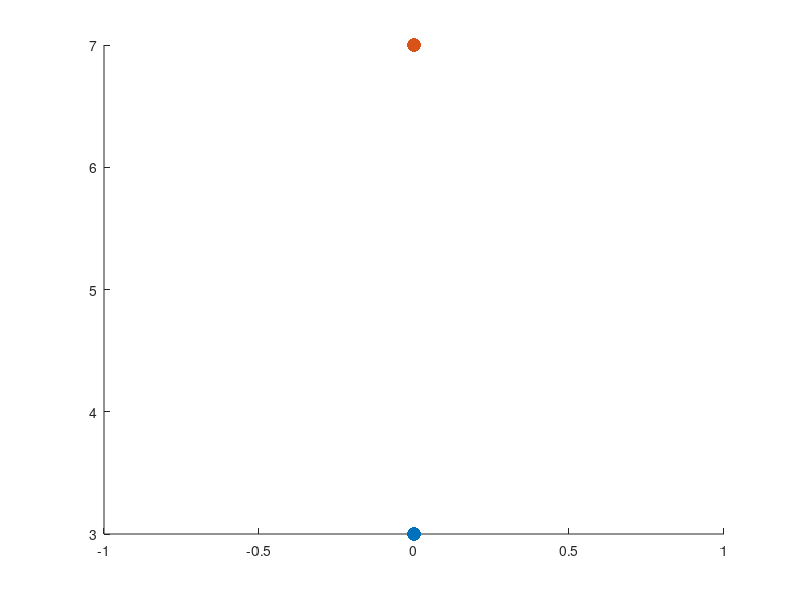

This chart was generated by the following MATLAB code: (Note: this script raises an error after producing the figure.)
%% DESCRIPTION
% this version gives the right alpha1 and alpha2 for actual control, but
% the graph of this one doesn't corretly show the rotation of second stage,
% which will needs further modification

% the logic of code of this version is not very good, it considers [90,180]
% and [0,90] rotations as two different type. This is being improved in
% trajectory_clean_version.m where rotates [0,90] repeatedly to achieve all
% the angles



%% clean
clear all
clc


%% User INPUT

% start pose
start_angle = 0;
start_pose = [0, 3];

% goal pose, assume x = 0 all the time
goal_angle = 180; 
if goal_angle > 180 && goal_angle <= 360
    goal_angle = goal_angle - 360; % rotate anticlockwise
elseif goal_angle > 360
    disp("Invalid angle input. Enter an angle that's within [-180, 360]")
end
goal_pose = [0, 7, deg2rad(goal_angle-45)]; % 先往左的3slide适合在左侧的goal pos
% positive is clockwise
% [0,90] -> [-45,45]负值由右往左转得到, 正值由左往右转得到
% [0,-90] -> 由左往右 [270, 360]会按anticlockwise rotate来
% [90,180] -> 转两周
% [-90,-180] -> 转两周


%% Parameters (unit: cm, degree)

% pad width, assume together for now
pad_thick = 0;


% object infor
L = 2; % square side length
square_diagonal = L * sqrt(2);

% finger width
W = 2; % finger_width = finger_width + 2 * rubber_width
FL = 10; % finger_length

% base seperation
d = L+W; % base_seperate
base_left = [-d/2, 0];
base_right = [d/2, 0];
base_d = base_right(1) - base_left(1);

alpha1_LIMIT = deg2rad([20 160]); % NEED to find more reasonable figure
alpha2_LIMIT = deg2rad([20 160]);


%% Plot start and end point
figure
scatter(start_pose(1), start_pose(2), 100, 'filled');
hold on;
scatter(goal_pose(1), goal_pose(2), 100, 'filled');
hold on;


%% Check if rotation needed
disp("Rotation Check")
fprintf("Rotate %d degree.\n",goal_angle)

rotate_small = mod(abs(goal_angle),90);
% disp(rotate_small);
rotate_90 = (abs(goal_angle)-rotate_small)/90;
% disp(rotate_90);


%% rotation between 90 to 180 or -90 to -180
if rotate_90 >= 1 && rotate_small > 0

    if goal_angle > 0 % Rotate from right to left
        disp("Rotate twice, clockwise")
        %plotStartPos(start_pose, L, W, base_left, base_right);
        disp("SSSRSSSR, Clockwise Rotation")


        rotate1_start_pos = [start_pose(1:2),deg2rad(-90-45)]; % rotate 90 anticlockwise, from R2L
        [alpha1_rotate1, alpha2_rotate1, centre1] = get_L2R_Rotate_StartPos(square_diagonal, rotate1_start_pos, d, W, L, base_left, base_right);
        goal_pos = [goal_pose(1:2),deg2rad(goal_angle-90-45)]; % rotate 90 clockwise, from L2R
        [alpha1_rotate2, alpha2_rotate2, centre2] = get_R2L_Rotate_StartPos(square_diagonal, goal_pos, d, W, L, base_left, base_right);
        get_alpha_for_slide(centre2, centre1, base_left, base_right, base_d, FL)

        % rotate 90 degree

        % goal_pose_1 = [goal_pose(1),goal_pose(2)*2/3,deg2rad(90-45)]; % find the optimum location
        % [alpha1_rotate_1, alpha2_rotate_1, centre1,motor_angle_1] = get_R2L_Rotate_StartPos(square_diagonal, goal_pose_1, d, W, L, base_left, base_right);
        % get_alpha_for_slide(centre1, start_pose, base_left, base_right, base_d, FL)
        % scatter(goal_pose_1(1), goal_pose_1(2), 100, 'filled');
        % hold on;


        % obtain second rotate start pos
        % goal_pose_2 = [goal_pose(1),goal_pose(2),goal_pose(3)-pi/2];
        % [alpha1_rotate_2, alpha2_rotate_2, centre2,motor_angle_2] = get_R2L_Rotate_StartPos(square_diagonal, goal_pose_2, d, W, L, base_left, base_right);
        % get_alpha_for_slide(centre2, goal_pose_1(1:2), base_left, base_right, base_d, FL)

    elseif goal_angle < 0
        disp("Rotate twice, anticlockwise")
        %plotStartPos(start_pose, L, W, base_left, base_right);
        disp("SSSRSSSR, Clockwise Rotation")
        
        rotate1_start_pos = [start_pose(1:2),deg2rad(90-45)]; % rotate 90 anticlockwise, from R2L
        [alpha1_rotate1, alpha2_rotate1, centre1] = get_R2L_Rotate_StartPos(square_diagonal, rotate1_start_pos, d, W, L, base_left, base_right);
        goal_pos = [goal_pose(1:2),deg2rad(goal_angle+90-45)]; % rotate 90 clockwise, from L2R
        [alpha1_rotate2, alpha2_rotate2, centre2] = get_L2R_Rotate_StartPos(square_diagonal, goal_pos, d, W, L, base_left, base_right);
        get_alpha_for_slide(centre2, centre1, base_left, base_right, base_d, FL)

        % rotate 90 degree

        % obtain second rotate start pos


    else 
        disp("Error")
    end

%% without rotation or rotation between -90 to 90 && rotate 180
else 

    if goal_angle > 0 && goal_angle <= 90 % 0 to 90

        plotStartPos(start_pose, L, W, base_left, base_right);
        disp("SSSR, Clockwise Rotation") 
        [alpha1_rotate, alpha2_rotate, centre1] = get_R2L_Rotate_StartPos(square_diagonal, goal_pose, d, W, L, base_left, base_right);
        goal_pose = [centre1, goal_pose(3)];
        % disp("Rotation Check Complete")
        get_alpha_for_slide(goal_pose, start_pose, base_left, base_right, base_d, FL)

        
    elseif goal_angle < 0 && goal_angle >= -90 % 0 to -90
        
        disp("SSSR, Anticlockwise Rotation")
        [alpha1_rotate, alpha2_rotate, centre1] = get_L2R_Rotate_StartPos(square_diagonal, goal_pose, d, W, L, base_left, base_right);
        goal_pose = [centre1, goal_pose(3)];
        % disp("Rotation Check Complete1")
        get_alpha_for_slide(goal_pose, start_pose, base_left, base_right, base_d, FL)

    elseif goal_angle == 0 % no rotation
        
        plotStartPos(start_pose, L, W, base_left, base_right);
        disp("SSS")
        disp("No rotation")
        get_alpha_for_slide(goal_pose, start_pose, base_left, base_right, base_d, FL)

    elseif abs(goal_angle) == 180 % rotate 180

        plotStartPos(start_pose, L, W, base_left, base_right);
        disp("SSSRSSSR, Clockwise Rotation")

        rotate1_start_pos = [start_pose(1:2),deg2rad(-90-45)]; % rotate 90 clockwise, from R2L
        [alpha1_rotate1, alpha2_rotate1, centre1] = get_L2R_Rotate_StartPos(square_diagonal, rotate1_start_pos, d, W, L, base_left, base_right);
        rotate2_goal_pos = [goal_pose(1:2),deg2rad(90-45)]; % rotate 90 clockwise, from R2L
        [alpha1_rotate2, alpha2_rotate2, centre2] = get_R2L_Rotate_StartPos(square_diagonal, rotate2_goal_pos, d, W, L, base_left, base_right);
        get_alpha_for_slide(centre2, centre1, base_left, base_right, base_d, FL)
        
        % optimum trajectory is the one that minimise the number of change
        % of friction, then, minimise the length of trajectory

        % complete single slide, obtain the angle before the first rotation
        %arclength = 2;
        %[alpha1,alpha2,pos_centre] = get_L2R_slide_onRight_EndPos(square_diagonal, arclength, start_pose, d, W, L, base_left,base_right);
        %[alpha1_rotate, alpha2_rotate, centre1,motor_angle1] = get_R2L_Rotate_StartPos(square_diagonal, pos_centre, d, W, L, base_left, base_right);

        % get the pos after 90 rotation


        % goal_pose_1 = [goal_pose(1),goal_pose(2)*2/3,deg2rad(90-45)]; % find the optimum location
        % [alpha1_rotate_1, alpha2_rotate_1, centre1,motor_angle_1] = get_R2L_Rotate_StartPos(square_diagonal, goal_pose_1, d, W, L, base_left, base_right);
        % get_alpha_for_slide(centre1, start_pose, base_left, base_right, base_d, FL)
        % scatter(goal_pose_1(1), goal_pose_1(2), 100, 'filled');
        % hold on;
        % 
        % % obtain second rotate start pos
        % goal_pose_2 = [goal_pose(1),goal_pose(2),deg2rad(90-45)];
        % [alpha1_rotate_2, alpha2_rotate_2, centre2,motor_angle_2] = get_R2L_Rotate_StartPos(square_diagonal, goal_pose_2, d, W, L, base_left, base_right);
        % get_alpha_for_slide(centre2, goal_pose_1(1:2), base_left, base_right, base_d, FL)

    else 
        disp("Error")
        
    end

end 



%% plotting setting
xlim([-10 10]);      % set x-axis limits
ylim([-5 10]);      % set y-axis limits
axis equal;
grid on;


%% Basic functions
function [] = plotArch (radius, origin, start_angle, end_angle)
    % Generate a set of angles to plot the circle
    theta = linspace(start_angle, end_angle, 100);
    
    % Calculate the x and y coordinates of the circle
    x = origin(1) + radius * cos(theta);
    y = origin(2) + radius * sin(theta);
    
    % Plot the circle
    plot(x, y, 'k', 'LineWidth', 2);
end

function angle = findalpha2(coord, base_right)
    x = coord(1);
    y = coord(2);
    angle = abs(atan( y / (base_right(1) - x) ));
    if x < base_right(1)
        angle = pi - angle; 
    end
end

function angle = findalpha1(coord, base_left)
    x = coord(1);
    y = coord(2);
    angle = atan( y / (base_left(1) - x) );
    if x > base_left(1)
        angle = pi + angle; 
    end
end

function [center, distance_to_base, angle_to_base] = getCentreInfor (square_four_points, base_right, base_left)
    % Define the coordinates of the four vertices of the square
    A = square_four_points(1,:); % Replace x1 and y1 with the x and y coordinates of vertex A
    B = square_four_points(2,:); % Replace x2 and y2 with the x and y coordinates of vertex B
    C = square_four_points(3,:); % Replace x3 and y3 with the x and y coordinates of vertex C
    D = square_four_points(4,:); % Replace x4 and y4 with the x and y coordinates of vertex D
    
    % Compute the midpoint of each pair of opposite vertices
    M_AB = (A + B) / 2;
    M_BC = (B + C) / 2;
    M_CD = (C + D) / 2;
    M_DA = (D + A) / 2;
    
    % Calculate the average of the four center points
    center = (M_AB + M_BC + M_CD + M_DA) / 4;
    
    centre_to_baseR = sqrt((base_right(1)-center(1))^2 + (center(2))^2);
    centre_to_baseL = sqrt((base_left(1)-center(1))^2 + (center(2))^2);

    angle_to_baseR = atan( center(2) / (base_right(1)-center(1)) );
    angle_to_baseL = atan( center(2) / (base_left(1)-center(1)) );

    distance_to_base = [centre_to_baseL; centre_to_baseR];
    angle_to_base = [angle_to_baseL, angle_to_baseR];
end

function [] = plotStartPos(start_pose, L, W, base_left, base_right)
    %start pos process
    % a_start = [start_pose(1)-square_diagonal/2*cos(start_pose(3)) start_pose(2)+square_diagonal/2*sin(goal_pose(3))];
    % b_start = [start_pose(1)+square_diagonal/2*cos(start_pose(3)) start_pose(2)-square_diagonal/2*sin(goal_pose(3))];

    a_start = [start_pose(1)-L/2,start_pose(2)-L/2];
    b_start = [start_pose(1)+L/2,start_pose(2)+L/2]; 

    alpha1_start = findalpha1(start_pose,base_left);
    alpha2_start = findalpha2(start_pose,base_right);
    
    b_length_start = sqrt((W/2)^2 + b_start(2)^2);
    a_length_start = sqrt((W/2)^2 + a_start(2)^2);
    
    left_offset = atan((W/2)/a_start(2));
    right_offset = atan((W/2)/b_start(2));

    motor_angle_start = [alpha1_start-left_offset, alpha2_start-right_offset];
    
    %plot start pos square
    
    square_coord_start = [a_start;
        b_start(1),a_start(2);
        b_start;
        a_start(1), b_start(2);
        a_start;
        b_start;
        ];
    
    plot(square_coord_start(:,1), square_coord_start(:,2), 'g', 'LineWidth', 0.5);
    hold on;


    Left_touch_line = [base_left; a_start];
    plot(Left_touch_line(:,1), Left_touch_line(:,2),'r', 'LineWidth', 0.5);
    hold on;

    Right_touch_line = [base_right; b_start];
    plot(Right_touch_line(:,1), Right_touch_line(:,2),'r', 'LineWidth', 0.5)
    hold on;

    [centre_start, distance_to_base_start, angle_to_base_start] = getCentreInfor(square_coord_start(1:4,:), base_right, base_left);
    hold on;

    triangle_start = [
        b_start;
        centre_start;
        a_start(1), b_start(2)
        ];
    plot(triangle_start(:,1), triangle_start(:,2), 'k', 'LineWidth', 0.5);
    hold on;
end


%% rotate from positive x-axis to any other place that's on the left side of the finger
function [alpha1_rotate, alpha2_rotate, centre1,motor_angle1] = get_R2L_Rotate_StartPos(square_diagonal, goal_pose, d, W, L, base_left, base_right)
    
    a_goal = [goal_pose(1)-square_diagonal/2*cos(goal_pose(3)) goal_pose(2)+square_diagonal/2*sin(goal_pose(3))];
    b_goal = [goal_pose(1)+square_diagonal/2*cos(goal_pose(3)) goal_pose(2)-square_diagonal/2*sin(goal_pose(3))];
    
    % length and angle of the line connect actuator centre and touch point
    a_length_goal = sqrt((a_goal(1)+d/2)^2+a_goal(2)^2);
    b_length_goal = sqrt((b_goal(1)-d/2)^2+b_goal(2)^2);

    left_angle = findalpha1(a_goal, base_left);
    right_angle = findalpha2(b_goal, base_right);
      
    % offset due to thickness of gripper
    left_angle_offset = asin( (W/2) /a_length_goal);
    right_angle_offset = asin( (W/2) /b_length_goal);    
    
    theta1 = asin((W/2)/b_length_goal);
    theta2 = theta1 + pi/4;
    l1 = sqrt( (square_diagonal)^2 + (b_length_goal)^2 - (cos(theta2)*2*square_diagonal*b_length_goal) );
    theta3 = acos( ((d)^2 + (a_length_goal)^2 - (l1)^2) / (2*d*a_length_goal));
    alpha1_rotate = pi - theta3;
    left_motor_angle1 = alpha1_rotate - left_angle_offset;
    
    theta4 = acos( ((l1)^2+(square_diagonal)^2-(b_length_goal)^2) / (2*l1*square_diagonal) );
    theta5 = acos( ((a_length_goal)^2 + (l1)^2 - (d)^2) / (2*a_length_goal*l1));
    right_motor_angle1 = pi - (2*pi - theta3 - theta4 - theta5 - pi/4);
    alpha2_rotate = right_motor_angle1 + right_angle_offset;
    
    motor_angle1 = [left_motor_angle1, right_motor_angle1];
    
    %a1 = [base_left(1) + a_length*cos(theta3), base_left(2) + a_length*sin(theta3)];
    a1 = [base_left(1) - a_length_goal*cos(alpha1_rotate), base_left(2) + a_length_goal*sin(alpha1_rotate)];
    b1 = [base_right(1) + b_length_goal*cos(alpha2_rotate), base_right(2) + b_length_goal*sin(alpha2_rotate)];
    b_low1 = [b1(1)-L*cos(right_motor_angle1), b1(2)-L*sin(right_motor_angle1)];
    
    % b_low_length_rotate = sqrt((b_low1(1)-base_right(1))^2+b_low1(2)^2);
    % a1_length_rotate = sqrt((a1(1)-base_left(1))^2+a1(2)^2);
    % 
    % a1_baseR_radius = sqrt((base_right(1)-a1(1))^2 + (a1(2))^2);
    % a1_baseR_degree = atan((a1(2))/(base_right(1)-a1(1)));
    
    % Square
    square_coord_rotate = [a1;
        b1(1)-L*cos(right_motor_angle1), b1(2)-L*sin(right_motor_angle1);
        b1;
        b1(1)-L*sin(right_motor_angle1), b1(2)+L*cos(right_motor_angle1);
        a1;
        b1;
        ];
    
    square_coord_goal = [a_goal; 
    a_goal(1) + L*sin((pi/4)-goal_pose(3)), a_goal(2) - L*cos((pi/4)-goal_pose(3));
    b_goal;
    b_goal(1) - L*sin((pi/4)-goal_pose(3)), b_goal(2) + L*cos((pi/4)-goal_pose(3));
    a_goal;
    b_goal;
    ];
    
    plot(square_coord_rotate(:,1), square_coord_rotate(:,2), 'b-', 'LineWidth', 0.5);
    hold on;
    plot(square_coord_goal(:,1), square_coord_goal(:,2), 'b-', 'LineWidth', 0.5);
    hold on;

    % touch lines
    Left_touch_line = [base_left; a1];
    plot(Left_touch_line(:,1), Left_touch_line(:,2),'r', 'LineWidth', 0.5);
    hold on;

    Right_touch_line = [base_right; b1];
    plot(Right_touch_line(:,1), Right_touch_line(:,2),'r', 'LineWidth', 0.5)
    hold on;
    
    Left_touch_line = [base_left;
    base_left(1) - a_length_goal*cos(left_angle), base_left(2) + a_length_goal*sin(left_angle)];
    plot(Left_touch_line(:,1), Left_touch_line(:,2),'r', 'LineWidth', 0.5)
    hold on;
    
    Right_touch_line = [base_right;
        base_right(1) + b_length_goal*cos(right_angle), base_right(2) + b_length_goal*sin(right_angle)];
    plot(Right_touch_line(:,1), Right_touch_line(:,2),'r', 'LineWidth', 0.5)
    hold on;

    % get centre
    [centre1, distance_to_base1, angle_to_base1] = getCentreInfor(square_coord_rotate(1:4,:), base_right, base_left);
    scatter(centre1(1), centre1(2), 100, 'filled');
    hold on;

    [centre_goal, distance_to_base_goal, angle_to_base_goal] = getCentreInfor(square_coord_goal(1:4,:), base_right, base_left);
    scatter(centre1(1), centre1(2), 100, 'filled');
    hold on;
    
    % direction 
    triangle = [b1;
        centre1;
        b1(1)-L*sin(right_motor_angle1), b1(2)+L*cos(right_motor_angle1)
        ];
    plot(triangle(:,1), triangle(:,2), 'k', 'LineWidth', 0.5);
    hold on;

    triangle_goal = [b_goal;
        centre_goal
        b_goal(1) - L*sin((pi/4)-goal_pose(3)), b_goal(2) + L*cos((pi/4)-goal_pose(3));
        ];
    plot(triangle_goal(:,1), triangle_goal(:,2), 'k', 'LineWidth', 0.5);
    hold on;
end

%% rotate from negative x-axis to any other place that's on the right side of the finger
function [alpha1_rotate, alpha2_rotate, centre1] = get_L2R_Rotate_StartPos(square_diagonal, goal_pose, d, W, L, base_left, base_right)
    angle = -(goal_pose(3)+pi/4) - pi/4;

    a_goal = [goal_pose(1)-square_diagonal/2*cos(angle) goal_pose(2)-square_diagonal/2*sin(angle)];
    b_goal = [goal_pose(1)+square_diagonal/2*cos(angle) goal_pose(2)+square_diagonal/2*sin(angle)];

    % length and angle of the line connect actuator centre and touch point
    a_length_goal = sqrt((a_goal(1)-(-d/2))^2+a_goal(2)^2);
    b_length_goal = sqrt((b_goal(1)-d/2)^2+b_goal(2)^2);
      
    % offset due to thickness of gripper
    left_angle_offset = asin( (W/2) /a_length_goal);
    right_angle_offset = asin( (W/2) /b_length_goal);   
    
    alpha1_goal = findalpha1(a_goal, base_left);
    alpha2_goal = findalpha2(b_goal, base_right);
    

    % Calculate two alphas and motor angle
    theta1 = asin((W/2)/a_length_goal);
    theta2 = theta1 + pi/4;
    l1 = sqrt( (square_diagonal)^2 + (a_length_goal)^2 - (cos(theta2)*2*square_diagonal*a_length_goal) );
    alpha2_rotate = pi - acos( ((d)^2 + (b_length_goal)^2 - (l1)^2) / (2*d*b_length_goal));

    theta4 = acos( ( (l1)^2+(a_length_goal)^2-(square_diagonal)^2 ) / (2*l1*a_length_goal) );
    theta5 = acos( ((d)^2 + (l1)^2 - (b_length_goal)^2) / (2*d*l1));
    alpha1_rotate = pi - theta4 - theta5;

    right_motor_angle = alpha2_rotate - right_angle_offset;
    left_motor_angle = alpha1_rotate - left_angle_offset;
    motor_angle1 = [left_motor_angle, right_motor_angle];
    
    %a1 = [base_left(1) + a_length*cos(theta3), base_left(2) + a_length*sin(theta3)];
    a1 = [base_left(1) - a_length_goal*cos(alpha1_rotate), a_length_goal*sin(alpha1_rotate)];
    b1 = [base_right(1) - b_length_goal*cos(pi-alpha2_rotate), b_length_goal*sin(pi-alpha2_rotate)];
    % b_low1 = [b1(1)-L*cos(right_motor_angle), b1(2)-L*sin(right_motor_angle)];

    % touch lines
    Left_touch_line = [base_left; a1];
    plot(Left_touch_line(:,1), Left_touch_line(:,2),'r', 'LineWidth', 0.5);
    hold on;

    Right_touch_line = [base_right; b1];
    plot(Right_touch_line(:,1), Right_touch_line(:,2),'r', 'LineWidth', 0.5)
    hold on;
    
    Left_touch_line = [base_left;
    base_left(1) - a_length_goal*cos(alpha1_goal), base_left(2) + a_length_goal*sin(alpha1_goal)];
    plot(Left_touch_line(:,1), Left_touch_line(:,2),'r', 'LineWidth', 0.5)
    hold on;

    Right_touch_line = [base_right;
        base_right(1) + b_length_goal*cos(alpha2_goal), base_right(2) + b_length_goal*sin(alpha2_goal)];
    plot(Right_touch_line(:,1), Right_touch_line(:,2),'r', 'LineWidth', 0.5)
    hold on;

    % Square
    square_coord_rotate = [a1;
        a1(1)+L*cos(left_motor_angle), a1(2)-L*sin(left_motor_angle);
        b1;
        b1(1)-L*cos(left_motor_angle), b1(2)+L*sin(left_motor_angle);
        a1;
        b1;
        ];
    
    square_coord_goal = [a_goal; 
        a_goal(1) + L*cos((pi/4)-angle), a_goal(2) - L*sin((pi/4)-angle);
        b_goal;
        b_goal(1) - L*cos((pi/4)-angle), b_goal(2) + L*sin((pi/4)-angle);
        a_goal;
        b_goal;
    ];
    
    plot(square_coord_rotate(:,1), square_coord_rotate(:,2), 'b-', 'LineWidth', 0.5);
    hold on;
    plot(square_coord_goal(:,1), square_coord_goal(:,2), 'b-', 'LineWidth', 0.5);
    hold on;

    % get centre
    [centre1, distance_to_base1, angle_to_base1] = getCentreInfor(square_coord_rotate(1:4,:), base_right, base_left);
    scatter(centre1(1), centre1(2), 100, 'filled');
    hold on;

    [centre_goal, distance_to_base1, angle_to_base1] = getCentreInfor(square_coord_goal(1:4,:), base_right, base_left);
    scatter(centre_goal(1), centre_goal(2), 100, 'filled');
    hold on;
    
    % direction 
    triangle = [
        b1(1)-L*cos(left_motor_angle), b1(2)+L*sin(left_motor_angle);
        centre1;
        a1;
        ];
    plot(triangle(:,1), triangle(:,2), 'r', 'LineWidth', 0.5);
    hold on;

    triangle_goal = [
        b_goal(1) - L*cos((pi/4)-angle), b_goal(2) + L*sin((pi/4)-angle);
        centre_goal;
        a_goal;
        ];
    plot(triangle_goal(:,1), triangle_goal(:,2), 'r', 'LineWidth', 0.5);
    hold on;

end

%% get the pos after slide that prepares block for the rotation from right to left
% this one is wrong, the gap between two finger at the surface level is not L
% start angle = 0
function [alpha1_end,alpha2_end,centre_goal] = get_L2R_slide_onRight_EndPos(square_diagonal,arclength, start_pose, d, W, L, base_left, base_right)
    % relationship between rotation end point with degree of rotation and
    % start position
    % need to set rotate_angle to 90 degree 
    % with given r find the end pos of rotation
    % rotate around the left motor
    start_angle = 0;

    % left
    a_start = [start_pose(1)-square_diagonal/2*cos(start_angle) start_pose(2)+square_diagonal/2*sin(start_angle)];
    a_length_start = sqrt((a_start(1)-base_left(1))^2 + a_start(2)^2);
    alpha1_start = findalpha1(a_start,base_left);
    alpha1_end = alpha1_start + arclength/a_length_start;
    left_angle_offset = asin( (W/2) /a_length_start);
    motor_angle_left = alpha1_end - left_angle_offset;
    
    % right
    l1 = a_length_start*sin(pi-alpha1_end)/sin(motor_angle_left);
    l2 = sqrt( (a_length_start)^2 + (d)^2 - (cos(pi-alpha1_end)*2*a_length_start*d) );
    theta1 = asin(l1*sin(pi-motor_angle_left)/l2);

    
    x = (l2^2 - d^2 - a_length_start^2 + 2*a_length_start*d*cos(pi-alpha1_end)) / (2* ( cos(theta1)*l2 + a_length_start*cos(pi-alpha1_end) - d) ) ;
    l3 = sqrt( (x)^2 + (l2)^2 - (cos(theta1)*2*x*l2) );
    theta2 = asin(l1*sin(pi-motor_angle_left)/l3);
    theta3 = asin(L*sin(pi/2)/l3);
    motor_angle_right = pi - theta2 - theta3;
    l4 = sqrt(l3^2-L^2);
    b_length_goal = sqrt( (x)^2 + (l4+L)^2 - (cos(motor_angle_right)*2*x*(l4+L)) );
    right_angle_offset = asin( (W/2) /b_length_goal);
    alpha2_end = motor_angle_right + right_angle_offset;

    % test
    disp(l1)

    
    motor_angle = [motor_angle_left,motor_angle_right];

    % get pos_centre
    a1 = [base_left(1) - a_length_start*cos(alpha1_end), base_left(2) + a_length_start*sin(alpha1_end)];
    b1 = [base_right(1) + b_length_goal*cos(alpha2_end), base_right(2) + b_length_goal*sin(alpha2_end)];
    
    % get square coord
    square_coord = [a1;
        a1(1)+L*cos(pi/2-motor_angle_right), a1(2)-L*sin(pi/2-motor_angle_right);
        b1;
        b1(1)-L*cos(pi/2-motor_angle_right), b1(2)+L*sin(pi/2-motor_angle_right);
        a1;
        b1;
        ];
    plot(square_coord(:,1), square_coord(:,2), 'b-', 'LineWidth', 0.5);
    hold on;

    % touch lines
    Left_touch_line = [base_left; a1];
    plot(Left_touch_line(:,1), Left_touch_line(:,2),'r', 'LineWidth', 0.5);
    hold on;

    Right_touch_line = [base_right; b1];
    plot(Right_touch_line(:,1), Right_touch_line(:,2),'r', 'LineWidth', 0.5)
    hold on;
    
    % get centre
    [centre_goal, distance_to_base1, angle_to_base1] = getCentreInfor(square_coord(1:4,:), base_right, base_left);
end

%% get the pos after theta degree of rotation - this can be changed to adapt varying angle of rotation but not neccessary in this scenario
% check a/sinA=b/sinB, 为什么两个不同形状确有一样的值
% function [alpha1,alpha2] = get_Rotate_90_EndPos(alpha1,alpha2,W,L,base_left,base_right,a_length,b_length)
%     % offset due to thickness of gripper
%     left_angle_offset = asin( (W/2) /a_length);
%     right_angle_offset = asin( (W/2) /b_length);
% 
%     % alpha1
% 
% 
%     % alpha2
%     motor_angle_right = asin(b_length*sin(right_angle_offset)/(W/2));
%     alpha2 = motor_angle_right + right_angle_offset;
% 
%     % motor angle
%     motor_angle = [motor_angle_left,motor_angle_right];
% end

%% Slide
function [] = get_alpha_for_slide(goal_pose, start_pose, base_left, base_right, base_d, FL)
    
    r_start_from_left = sqrt((start_pose(1)-base_left(1))^2 + start_pose(2)^2);
    r_start_from_right = sqrt((start_pose(1)-base_right(1))^2 + start_pose(2)^2);

    r_goal_from_left = sqrt((goal_pose(1)-base_left(1))^2 + goal_pose(2)^2);
    r_goal_from_right = sqrt((goal_pose(1)-base_right(1))^2 + goal_pose(2)^2);


    if r_goal_from_right > FL || r_goal_from_left > FL
        disp(r_goal_from_right)
        disp(r_goal_from_left)
        disp("Invalid Coordinate. Unreachable. Check.")
    
    elseif goal_pose(1:2) == start_pose()
        disp("no movement")
    



% one slide ------------------

    elseif r_goal_from_left == r_start_from_left
        disp("One Slide")
        disp("Control Mode: P,T")
        disp("High Friction Sequence: L")
    
        alpha1_start = findalpha1(start_pose,base_left);
        alpha1_end = findalpha1(goal_pose,base_left);
    
        plotArch (r_start_from_left,base_left,pi-alpha1_start,pi-alpha1_end);
        hold on;

    elseif r_goal_from_right == r_start_from_right
        disp("One Slide")
        disp("Control Mode: T,P")
        disp("High Friction Sequence: R")
    
        alpha2_start = findalpha2(start_pose,base_right);
        alpha2_end = findalpha2(goal_pose,base_right);
    
        plotArch (r_start_from_right,base_right,alpha2_end,alpha2_start);
        hold on;
    
    

% two slide ------------------

    elseif r_goal_from_right < (base_d + r_start_from_left) || r_goal_from_left < (base_d + r_start_from_right)
        disp("Two Slides")
        disp("Control Mode: T,P")
        disp("High Friction Sequence: L, R")

% can only to Left then Right
        if r_goal_from_right < (base_d + r_start_from_left) && r_goal_from_left > (base_d + r_start_from_right)
            
            [alpha1,alpha2, angle_moved_LR] = twoSlides_LR(start_pose,goal_pose,base_left,base_right,base_d,r_start_from_left,r_goal_from_right);
            
            plotArch (r_start_from_left,base_left,pi-alpha1(2),pi-alpha1(1));
            hold on;
            plotArch (r_goal_from_right,base_right,alpha2(2),alpha2(1));
            hold on;
        

% can only to right then left
        elseif r_goal_from_right > (base_d + r_start_from_left) && r_goal_from_left < (base_d + r_start_from_right)
            
            [alpha1,alpha2, angle_moved_RL] = twoSlides_RL(start_pose,goal_pose,base_left,base_right,base_d,r_start_from_right,r_goal_from_left);
            
            plotArch (r_goal_from_left,base_left,pi-alpha1(2),pi-alpha1(1));
            hold on;
            plotArch (r_start_from_right,base_right,alpha2(2),alpha2(1));
            hold on;


% can either way, find the best way
        else
            [alpha1_LR,alpha2_LR, angle_moved_LR] = twoSlides_LR(start_pose,goal_pose,base_left,base_right,base_d,r_start_from_left,r_goal_from_right);
            [alpha1_RL,alpha2_RL, angle_moved_RL] = twoSlides_RL(start_pose,goal_pose,base_left,base_right,base_d,r_start_from_right,r_goal_from_left);

            if angle_moved_LR <= angle_moved_RL
                
                alpha1 = alpha1_LR;
                alpha2 = alpha2_LR;

                plotArch (r_start_from_left,base_left,pi-alpha1(2),pi-alpha1(1));
                hold on;
                plotArch (r_goal_from_right,base_right,alpha2(2),alpha2(1));
                hold on;

            else
                alpha1 = alpha1_RL;
                alpha2 = alpha2_RL;

                plotArch (r_goal_from_left,base_left,pi-alpha1(2),pi-alpha1(1));
                hold on;
                plotArch (r_start_from_right,base_right,alpha2(2),alpha2(1));
                hold on;
            end

        end
    
 

% three slide ------------------

    elseif r_goal_from_right >= (base_d + r_start_from_left)
        % if three slides AND rotate_start_pos is on the negative x-axis
        % choose this way of slide
    
        if goal_pose <= 0
            disp("Three Slides")
            disp("Control Mode: P,T")
            disp("High Friction Sequence: L, R, L")
        else
            disp("Three Slides")
            disp("Control Mode: T, P")
            disp("High Friction Sequence: L, R, L")
        end
    
        r_goal = r_goal_from_left;

        %alpha1 = findShortRoute(r_start, r_goal, base_d, base_left,start_pose,goal_pose);
        
        % a = 1; % need to know how to obtain the best a value
        % min
        [a,~] = find_3_slide_SR(start_pose,goal_pose,base_left,base_d,r_start_from_left,r_goal_from_left);
        figure
        % max
        % [~,a] = find_3_slide_SR(start_pose,goal_pose,base_left,base_d,r_start_from_left,r_goal_from_left);
        b = sqrt(r_start_from_left^2-a^2);
        r_mid = sqrt( (a+base_d)^2 + (b)^2 );

        alpha1_start = findalpha1(start_pose,base_left);
        alpha1_end = findalpha1(goal_pose,base_left);

        alpha1_mid1 = pi - acos( (r_start_from_left^2 + base_d^2 - r_mid^2) / (2*r_start_from_left*base_d) );
        alpha2_mid1 = pi - acos( (-r_start_from_left^2 + base_d^2 + r_mid^2) / (2*r_mid*base_d) );

        alpha1_mid2 = pi - acos( (-r_mid^2 + base_d^2 + r_goal^2) / (2*r_goal*base_d) );
        alpha2_mid2 = pi - acos( (r_mid^2 + base_d^2 - r_goal^2) / (2*r_mid*base_d) );

        plotArch (r_start_from_left,base_left,pi-alpha1_start,pi-alpha1_mid1);
        hold on;
        plotArch (r_mid,base_right,alpha2_mid2,alpha2_mid1);
        hold on;
        plotArch (r_goal,base_left,pi-alpha1_end,pi-alpha1_mid2);
        hold on;

    else 
        disp("Slide Error")
        disp(r_goal_from_right)

    end
end

function [alpha1,alpha2, angle_moved] = twoSlides_LR(start_pose,goal_pose,base_left,base_right,base_d,r_start_from_left,r_goal_from_right)
    r_goal = r_goal_from_right;
    
    alpha1_start = findalpha1(start_pose,base_left);
    alpha2_end = findalpha2(goal_pose,base_right);

    alpha1_mid = pi - acos( (-r_goal^2 + r_start_from_left^2 + base_d^2) / (2*r_start_from_left*base_d) );
    alpha2_mid = pi - acos((r_goal^2 + base_d^2 - r_start_from_left^2) / (2*base_d*r_goal));

    alpha1 = [alpha1_start,alpha1_mid];
    alpha2 = [alpha2_mid,alpha2_end];
    
    % disp(alpha1)
    % disp(alpha2)

    angle_moved = abs(alpha1(1) - alpha1(2)) + abs(alpha2(1) - alpha2(2));
    % disp(angle_moved)
end

function [alpha1,alpha2, angle_moved] = twoSlides_RL(start_pose,goal_pose,base_left,base_right,base_d,r_start_from_right,r_goal_from_left)
    r_goal = r_goal_from_left;
    
    alpha2_start = findalpha2(start_pose,base_right);
    alpha1_end = findalpha1(goal_pose,base_left);

    alpha2_mid = pi - acos( (-r_goal^2 + r_start_from_right^2 + base_d^2) / (2*r_start_from_right*base_d) );
    alpha1_mid = pi - acos((r_goal^2 + base_d^2 - r_start_from_right^2) / (2*base_d*r_goal));

    alpha1 = [alpha1_mid,alpha1_end];
    alpha2 = [alpha2_start,alpha2_mid];
    
    % disp("jkdbaskdkjasbdkjbk")
    % disp(alpha1)
    % disp(alpha2)

    angle_moved = abs(alpha1(1) - alpha1(2)) + abs(alpha2(1) - alpha2(2));
    % disp(angle_moved)
end

function [alpha1,alpha2,angle_moved] = threeSlides_LR(start_pose,goal_pose,base_left,base_d,r_start_from_left,r_goal_from_left, a)
    r_goal = r_goal_from_left;
    
    %alpha1 = findShortRoute(r_start, r_goal, base_d, base_left,start_pose,goal_pose);

    % a = 1; % need to know how to obtain the best a value
    b = sqrt(r_start_from_left^2-a^2);
    r_mid = sqrt( (a+base_d)^2 + (b)^2 );

    alpha1_start = findalpha1(start_pose,base_left);
    alpha1_end = findalpha1(goal_pose,base_left);

    alpha1_mid1 = pi - acos( (r_start_from_left^2 + base_d^2 - r_mid^2) / (2*r_start_from_left*base_d) );
    alpha2_mid1 = pi - acos( (-r_start_from_left^2 + base_d^2 + r_mid^2) / (2*r_mid*base_d) );

    alpha1_mid2 = pi - acos( (-r_mid^2 + base_d^2 + r_goal^2) / (2*r_goal*base_d) );
    alpha2_mid2 = pi - acos( (r_mid^2 + base_d^2 - r_goal^2) / (2*r_mid*base_d) );

    alpha1 = [alpha1_start,alpha1_mid1,alpha1_mid2,alpha1_end];
    alpha2 = [alpha2_mid1,alpha2_mid2];

    angle_moved = abs(alpha1_start - alpha1_mid1) + abs(alpha2_mid2 - alpha2_mid1) + abs(alpha1_mid2 - alpha1_end);
end

function [a,a_max] = find_3_slide_SR(start_pose,goal_pose,base_left,base_d,r_start_from_left,r_goal_from_left)
    i = 0;
    angle_moved = [];
    for a = -r_start_from_left:0.1:r_start_from_left
        i = i+1;
        [~, ~, angle_moved(i)] = threeSlides_LR(start_pose,goal_pose,base_left,base_d,r_start_from_left,r_goal_from_left, a);    
    end

    figure
    plot(rad2deg(angle_moved)); 
    [minValue, minIndex] = min(angle_moved);
    disp(minValue)
    [~, maxIndex] = max(angle_moved);
    a = -r_start_from_left + (minIndex-1)*0.1;
    a_max = -r_start_from_left + (maxIndex-1)*0.1;
    % hold on;
    % min(angle_moved)
end

function [isok] = checkLimit(alpha1, alpha2, alpha1_LIMIT, alpha2_LIMIT)
    if alpha1 > alpha1_LIMIT(1) || alpha2 > alpha2_LIMIT(1) || alpha1 < alpha1_LIMIT(2) || alpha2 < alpha2_LIMIT(2)
        isok = 0;
    end   
    isok = 1;
end



%% Optimisation - gradient decent
function [] = gradient_decent(theta)
    while (abs(gradient)<= 1^(-5))
        
    end
end